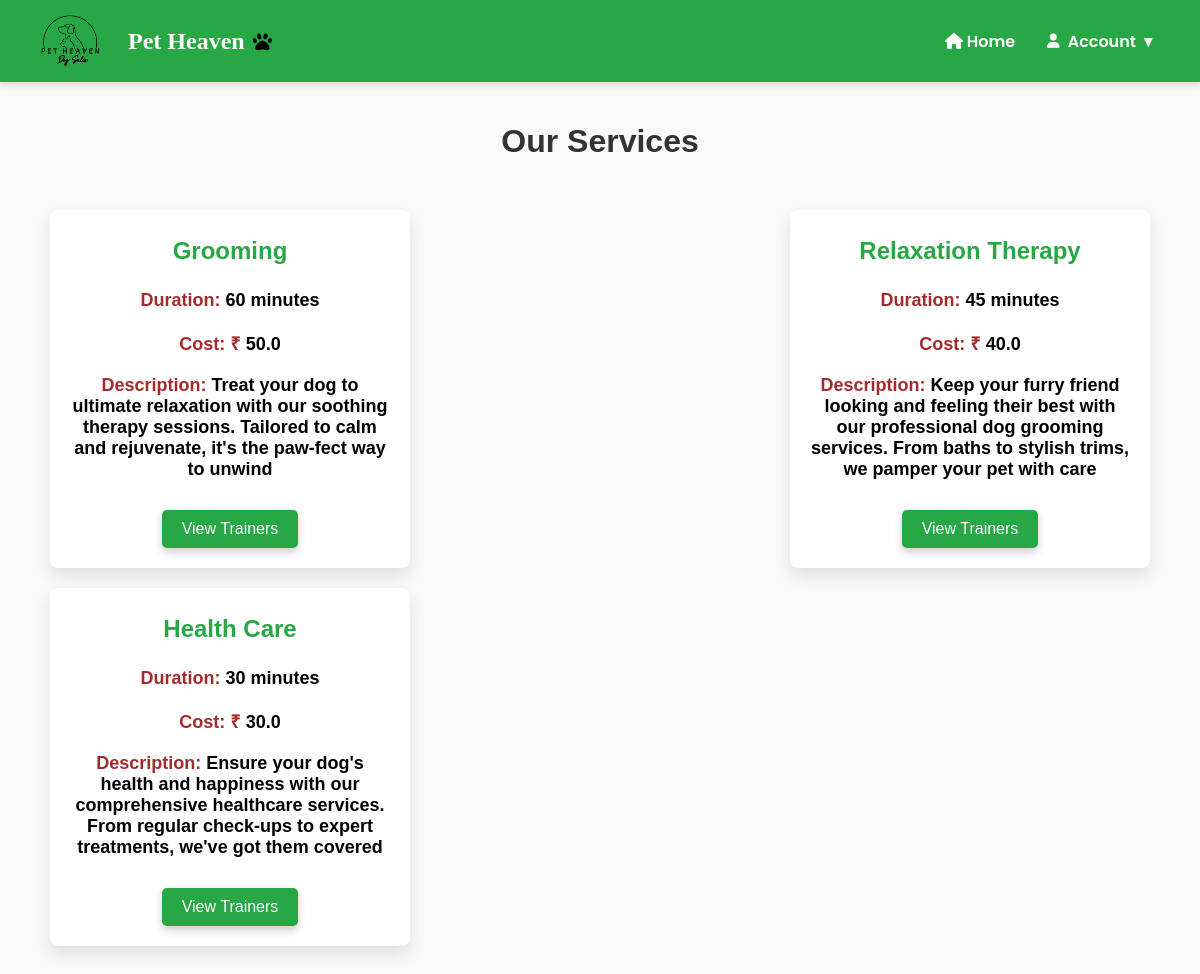
Page /services on the earlier database version.
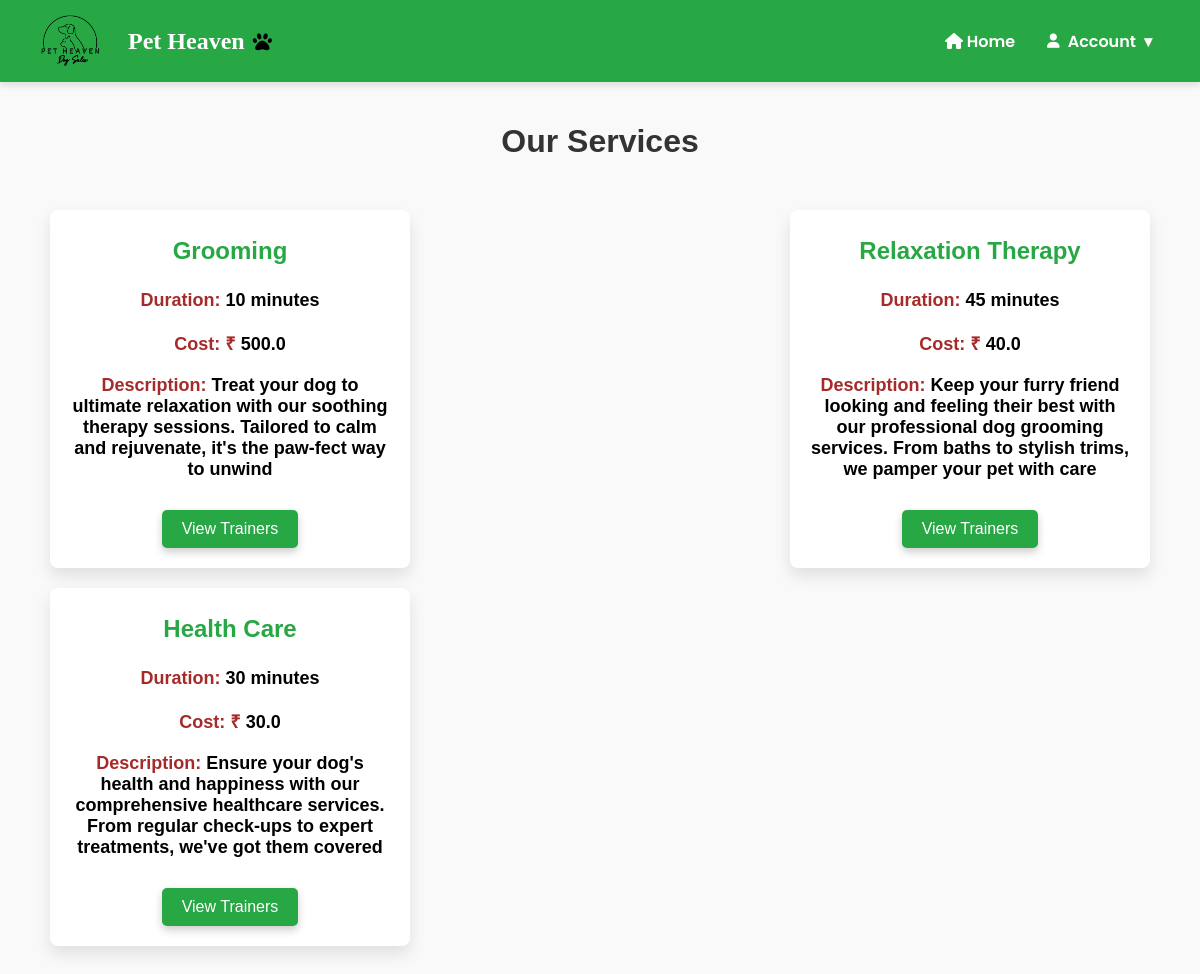
Same page on the later database version.
### models.py (models this page shows, shortened)
class Service(db.Model):
    id = db.Column(db.Integer, primary_key=True)
    service_name = db.Column(db.String(100), nullable=False)
    duration = db.Column(db.String(50), nullable=False)
    cost = db.Column(db.Float, nullable=False)
    description = db.Column(db.Text, nullable=False)

### app.py (the view)
@app.route('/services')
def list_services():
    services = Service.query.all()
    return render_template('services3.html', services=services)

### templates/services3.html (shortened to what this page needs)
<!DOCTYPE html>
<html lang="en">
<head>
  <link rel="stylesheet" href="{{ url_for('static', filename='css/style4.css') }}" />
  <link rel="stylesheet" href="https://cdnjs.cloudflare.com/ajax/libs/font-awesome/6.0.0/css/all.min.css">
</head>
<body>
  <nav class="navbar">
    <div class="logo">
       <img src="{{ url_for('static', filename='images/logo1.png') }}" alt="Pet Heaven Logo">
 <span>Pet Heaven</span>
   </div>
   <ul class="nav-links">
     <li><a href="/customer_dashboard" class="nav-link" id="home-link"><i class="fas fa-home"></i> Home</a></li>
     <li class="dropdown">
       <a href="#" class="dropdown-toggle"><i class="fa-solid fa-user"></i> Account <span>&#9662;</span></a>
     </li>
   </ul>
</nav>
  <div class="container">
    <h1>Our Services</h1>
    <section class="services-overview">
      <div class="cards">
        {% for service in services %}
        <div class="card">
          <h3>{{ service.service_name }}</h3>
          <p><strong>Duration:</strong>
            {% if 'hour' in service.duration %}
            {{ service.duration.split(' ')[0] | int * 60 }} minutes
            {% elif 'minute' in service.duration %}
            {{ service.duration.split(' ')[0] }} minutes
            {% else %}
            {{ service.duration }} minutes
            {% endif %}
          </p>
          <p><strong>Cost: ₹</strong> {{ service.cost }}</p>
          <p><strong>Description:</strong> {{ service.description }}</p>
          <div class="button-container">
            <button class="add-to-cart" data-id="{{ service.id }}" onclick="window.location.href='{{ url_for('trainers_by_service', service_id=service.id) }}'">View Trainers
            </button>
          </div>
        </div>
        {% else %}
        <p>No services available</p>
        {% endfor %}
      </div>
    </section>
  </div>
</body>
</html>

### static/css/style4.css (style rules this page uses)
body { font-family: "Poppins", serif; font-weight: 100; margin: 0; padding: 0; background-color: #f9f9f9; }
h1 { text-align: center; color: #333; }
.cards { display: flex; justify-content: center; flex-wrap: wrap; padding: 30px; gap: 3rem; }
.navbar { display: flex; justify-content: space-between; align-items: center; background-color: #28a745; padding: 1rem 2rem; color: white; box-shadow: 0 4px 6px rgba(0, 0, 0, 0.1); position:relative; top: 0; left: 0; right: 0; height: 50px; z-index: 1000; }
.logo { display: flex; align-items: center; gap: 1rem; }
.logo img { height: 60px; width: 80px; object-fit: contain; background-color: transparent; }
.logo span { font-size: 1.5rem; font-weight: bold; color: #fff; font-family: 'Pacifico', cursive; display: flex; align-items: center; gap: 0.5rem; }
.logo span::after { content: '\f1b0'; font-family: 'Font Awesome 5 Free'; font-weight: 900; font-size: 1.2rem; color: black; }
.nav-links { list-style: none; display: flex; justify-content: space-around; align-items: center; gap: 0; margin: 0; padding: 0; }
.nav-links li a { text-decoration: none; color: white; font-weight: 600; padding: 0.5rem 1rem; border-radius: 20px; transition: all 0.3s ease; }
.navbar .dropdown { position: relative; display: flex; align-items: center; }
.navbar .dropdown .dropdown-toggle { cursor: pointer; padding: 0.5rem 1rem; color: white; font-weight: 600; text-decoration: none; display: flex; align-items: center; gap: 0.5rem; border-radius: 20px; transition: background-color 0.3s ease; }
.navbar .dropdown .dropdown-toggle i { font-size: 0.9rem; }
.container { max-width: 1200px; margin: 0 auto; padding: 20px; font-family: Arial, sans-serif; text-align: center; }
h1, h2 { color: #333; margin-bottom: 20px; }
.cards { display: flex; flex-wrap: wrap; justify-content: space-between; gap: 20px; }
.card { display: flex; flex-direction: column; justify-content: space-between; align-items: center; width: 320px; padding: 20px; border-radius: 8px; background-color: #fff; box-shadow: 0 8px 16px rgba(0, 0, 0, 0.1); transition: transform 0.3s ease, box-shadow 0.3s ease; }
.card h3 { margin-top: 0; margin-bottom: 10px; font-size: 24px; color: #28a745; font-family: Arial, Helvetica, sans-serif; text-align: center; width: 100%; line-height: 1.4; min-height: 40px; display: flex; align-items: center; justify-content: center; font-weight: 900; }
.card p { margin: 10px 0; font-size: 18px; color: #000000; font-family: Arial, Helvetica, sans-serif; }
.card p strong { color: brown; font-weight: 800; }
.button-container { display: flex; justify-content: space-between; gap: 10px; margin-top: 20px; }
.button-container button { padding: 10px 20px; font-size: 16px; border-radius: 5px; cursor: pointer; border: none; display: flex; justify-content: center; align-items: center; }
.button-container .add-to-cart { box-shadow: 0 4px 8px rgba(0, 0, 0, 0.2); background-color: #28a745; color: white; border-radius: 5px; }
.button-container button { background-color: #009cfd; color: white; }
p { font-size: 16px; color: #333; font-weight: bold; }

Differences in the rows shown:
changed Service "Grooming": cost "50.0" → "500.0"; duration "60" → "10"
